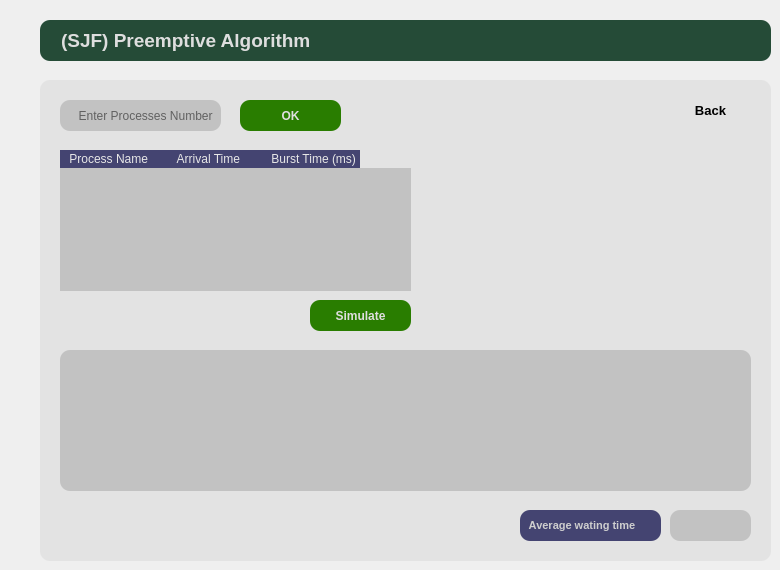
    <widget class="QWidget" name="tab_6">
     <attribute name="title">
      <string>Preemptive JSF</string>
     </attribute>
     <widget class="QLabel" name="label_10">
      <property name="geometry">
       <rect>
        <x>40</x>
        <y>20</y>
        <width>731</width>
        <height>41</height>
       </rect>
      </property>
      <property name="font">
       <font>
        <family>MS Shell Dlg 2</family>
        <pointsize>14</pointsize>
        <weight>75</weight>
        <bold>true</bold>
       </font>
      </property>
      <property name="styleSheet">
       <string notr="true">background-color: rgb(37, 75, 55);
color: rgb(222, 222, 222);
border-radius: 10px;</string>
      </property>
      <property name="text">
       <string>    (SJF) Preemptive Algorithm</string>
      </property>
     </widget>
     <widget class="QGroupBox" name="groupBox_6">
      <property name="enabled">
       <bool>true</bool>
      </property>
      <property name="geometry">
       <rect>
        <x>40</x>
        <y>80</y>
        <width>731</width>
        <height>481</height>
       </rect>
      </property>
      <property name="font">
       <font>
        <pointsize>9</pointsize>
        <weight>75</weight>
        <bold>true</bold>
       </font>
      </property>
      <property name="styleSheet">
       <string notr="true">background-color: rgb(227, 227, 227);
border-radius: 10px;</string>
      </property>
      <property name="title">
       <string/>
      </property>
      <widget class="QGraphicsView" name="graphicsView_4">
       <property name="geometry">
        <rect>
         <x>20</x>
         <y>270</y>
         <width>691</width>
         <height>141</height>
        </rect>
       </property>
       <property name="styleSheet">
        <string notr="true">background-color: rgb(194, 194, 194);</string>
       </property>
      </widget>
      <widget class="QLabel" name="label_12">
       <property name="geometry">
        <rect>
         <x>480</x>
         <y>430</y>
         <width>141</width>
         <height>31</height>
        </rect>
       </property>
       <property name="font">
        <font>
         <pointsize>8</pointsize>
         <weight>75</weight>
         <bold>true</bold>
        </font>
       </property>
       <property name="styleSheet">
        <string notr="true">background-color: rgb(68, 68, 113);
color: rgb(206, 206, 206);</string>
       </property>
       <property name="text">
        <string>   Average wating time</string>
       </property>
      </widget>
      <widget class="QLineEdit" name="lineEdit_8">
       <property name="geometry">
        <rect>
         <x>630</x>
         <y>430</y>
         <width>81</width>
         <height>31</height>
        </rect>
       </property>
       <property name="styleSheet">
        <string notr="true">background-color: rgb(194, 194, 194);</string>
       </property>
       <property name="readOnly">
        <bool>true</bool>
       </property>
       <property name="placeholderText">
        <string/>
       </property>
      </widget>
      <widget class="QPushButton" name="pushButton_20">
       <property name="geometry">
        <rect>
         <x>630</x>
         <y>10</y>
         <width>81</width>
         <height>41</height>
        </rect>
       </property>
       <property name="font">
        <font>
         <pointsize>10</pointsize>
         <weight>75</weight>
         <bold>true</bold>
        </font>
       </property>
       <property name="styleSheet">
        <string notr="true">background-color: rgb(227, 227, 227);
border-radius:0px;
</string>
       </property>
       <property name="text">
        <string>Back</string>
       </property>
       <property name="icon">
        <iconset resource="img.qrc">
         <normaloff>:/img/Homee.png</normaloff>:/img/Homee.png</iconset>
       </property>
       <property name="iconSize">
        <size>
         <width>27</width>
         <height>27</height>
        </size>
       </property>
      </widget>
      <widget class="QLineEdit" name="lineEdit_7">
       <property name="geometry">
        <rect>
         <x>20</x>
         <y>20</y>
         <width>161</width>
         <height>31</height>
        </rect>
       </property>
       <property name="styleSheet">
        <string notr="true">background-color: rgb(194, 194, 194);</string>
       </property>
       <property name="placeholderText">
        <string>     Enter Processes Number</string>
       </property>
      </widget>
      <widget class="QTableWidget" name="tableWidget_6">
       <property name="geometry">
        <rect>
         <x>20</x>
         <y>70</y>
         <width>351</width>
         <height>141</height>
        </rect>
       </property>
       <property name="styleSheet">
        <string notr="true">QHeaderView::section  {
    background-color: rgb(68, 68, 113);
    color: rgb(231, 231, 231);
	border:rgb(68, 68, 113);;
    text-align: left;
	padding-left: 4px;
}
QTableCornerButton::section {
    background-color:rgb(68, 68, 113);
    border: 1px solid #3A3939;
    border-radius: 0px;
}

QTableView
{
	background-color: rgb(194, 194, 194);
	border-radius: 0px;
}

QTableView, QHeaderView
{
    border-radius: 0px;
	selection-background-color: rgb(194, 194, 194);
}

QTableView::item::pressed
{
    background-color: rgb(126, 126, 126);
}


QScrollBar:horizontal
{
    background-color: rgb(194, 194, 194);

}
QScrollBar:vertical
{
    background-color: rgb(194, 194, 194);

}

QTableWidget::item:hover {
	border: 1px solid #47476a;
	border-radius: 8px;
	background-color: #909090;
}


</string>
       </property>
       <property name="frameShape">
        <enum>QFrame::StyledPanel</enum>
       </property>
       <property name="autoScroll">
        <bool>false</bool>
       </property>
       <property name="horizontalScrollMode">
        <enum>QAbstractItemView::ScrollPerPixel</enum>
       </property>
       <column>
        <property name="text">
         <string>Process Name  </string>
        </property>
        <property name="font">
         <font>
          <family>MS Shell Dlg 2</family>
          <pointsize>9</pointsize>
         </font>
        </property>
        <property name="textAlignment">
         <set>AlignCenter</set>
        </property>
       </column>
       <column>
        <property name="text">
         <string>  Arrival Time    </string>
        </property>
        <property name="font">
         <font>
          <family>MS Shell Dlg 2</family>
          <pointsize>9</pointsize>
         </font>
        </property>
        <property name="textAlignment">
         <set>AlignCenter</set>
        </property>
       </column>
       <column>
        <property name="text">
         <string>        Burst Time (ms)       </string>
        </property>
        <property name="font">
         <font>
          <family>MS Shell Dlg 2</family>
          <pointsize>9</pointsize>
         </font>
        </property>
        <property name="textAlignment">
         <set>AlignCenter</set>
        </property>
       </column>
      </widget>
      <widget class="QPushButton" name="pushButton_18">
       <property name="enabled">
        <bool>true</bool>
       </property>
       <property name="geometry">
        <rect>
         <x>200</x>
         <y>20</y>
         <width>101</width>
         <height>31</height>
        </rect>
       </property>
       <property name="font">
        <font>
         <pointsize>9</pointsize>
         <weight>75</weight>
         <bold>true</bold>
        </font>
       </property>
       <property name="styleSheet">
        <string notr="true">background-color: rgb(0, 199, 0);
background-color: rgb(41, 125, 0);
color: rgb(223, 223, 223);</string>
       </property>
       <property name="text">
        <string>OK</string>
       </property>
       <property name="shortcut">
        <string>Return</string>
       </property>
      </widget>
      <widget class="QPushButton" name="pushButton_19">
       <property name="enabled">
        <bool>true</bool>
       </property>
       <property name="geometry">
        <rect>
         <x>270</x>
         <y>220</y>
         <width>101</width>
         <height>31</height>
        </rect>
       </property>
       <property name="font">
        <font>
         <pointsize>9</pointsize>
         <weight>75</weight>
         <bold>true</bold>
        </font>
       </property>
       <property name="styleSheet">
        <string notr="true">background-color: rgb(41, 125, 0);
color: rgb(223, 223, 223);</string>
       </property>
       <property name="text">
        <string>Simulate</string>
       </property>
       <property name="shortcut">
        <string>Return</string>
       </property>
      </widget>
      <widget class="QPushButton" name="pushButton_31">
       <property name="geometry">
        <rect>
         <x>660</x>
         <y>220</y>
         <width>41</width>
         <height>41</height>
        </rect>
       </property>
       <property name="styleSheet">
        <string notr="true"/>
       </property>
       <property name="text">
        <string/>
       </property>
       <property name="icon">
        <iconset resource="img.qrc">
         <normaloff>:/img/ZoomOut.png</normaloff>:/img/ZoomOut.png</iconset>
       </property>
       <property name="iconSize">
        <size>
         <width>25</width>
         <height>30</height>
        </size>
       </property>
      </widget>
      <widget class="QPushButton" name="pushButton_32">
       <property name="geometry">
        <rect>
         <x>600</x>
         <y>220</y>
         <width>41</width>
         <height>41</height>
        </rect>
       </property>
       <property name="styleSheet">
        <string notr="true"/>
       </property>
       <property name="text">
        <string/>
       </property>
       <property name="icon">
        <iconset resource="img.qrc">
         <normaloff>:/img/ZoomIn.png</normaloff>:/img/ZoomIn.png</iconset>
       </property>
       <property name="iconSize">
        <size>
         <width>25</width>
         <height>30</height>
        </size>
       </property>
      </widget>
     </widget>
    </widget>
